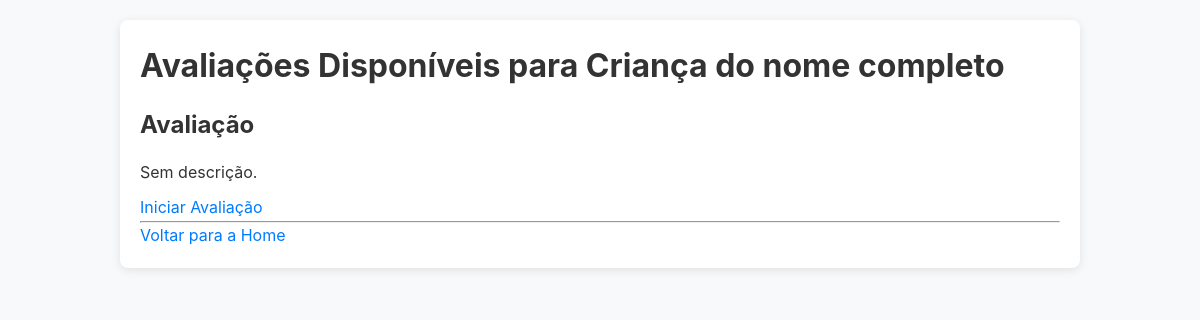
/assessments/ (signed in), run on the app's committed database.
### core/models.py (models this page shows, shortened)
class Profile(models.Model):
    user = models.ForeignKey(User, on_delete=models.CASCADE, related_name='profiles')
    name = models.CharField(max_length=255, verbose_name="Nome Completo")
    GRAU_AUTISMO_CHOICES = [
        ('1', 'Nível 1 - Leve'),
        ('2', 'Nível 2 - Moderado'),
        ('3', 'Nível 3 - Severo'),
    ]
    data_nascimento = models.DateField(verbose_name="Data de Nascimento")
    grau_autismo = models.CharField(
        max_length=1,
        choices=GRAU_AUTISMO_CHOICES,
        verbose_name="Grau de Autismo"
    )
    tem_laudo = models.BooleanField(default=False, verbose_name="Possui laudo médico?")
    is_active = models.BooleanField(default=True, verbose_name="Está ativo?")
    created_at = models.DateTimeField(auto_now_add=True)
    class Meta:
        unique_together = ('user', 'name')

class Assessment(models.Model):
    title = models.CharField(max_length=200, verbose_name="Título")
    description = models.TextField(blank=True, null=True, verbose_name="Descrição")

### core/views.py (the view)
    def _wrapped_view(request, *args, **kwargs):
        if 'selected_profile_id' not in request.session:
            return redirect('profile_select')
        return view_func(request, *args, **kwargs)

### core/views.py (called while the page is built)
def profile_required(view_func):
    def _wrapped_view(request, *args, **kwargs):
        if 'selected_profile_id' not in request.session:
            return redirect('profile_select')
        return view_func(request, *args, **kwargs)
    return _wrapped_view

@login_required
@profile_required
def assessment_list(request):
    assessments = Assessment.objects.all()
    profile = Profile.objects.get(id=request.session['selected_profile_id'])
    return render(request, 'core/assessment_list.html', {'assessments': assessments, 'profile': profile})

### core/templates/core/assessment_list.html
{% extends "core/base.html" %}
{% block content %}
  <h1>Avaliações Disponíveis para {{ profile.name }}</h1>
  {% for assessment in assessments %}
    <div>
      <h2>{{ assessment.title }}</h2>
      <p>{{ assessment.description|default:"Sem descrição." }}</p>
      <a href="{% url 'take_assessment' assessment.id %}">Iniciar Avaliação</a>
    </div>
    <hr>
  {% empty %}
    <p>Nenhuma avaliação disponível no momento.</p>
  {% endfor %}
  <a href="{% url 'home' %}">Voltar para a Home</a>
{% endblock %}

### static/css/style.css (style rules this page uses)
:root { --cor-primaria: #007bff; --cor-primaria-hover: #0056b3; --cor-texto: #333; --cor-fundo: #f8f9fa; --cor-branco: #ffffff; --cor-borda: #dee2e6; --cor-perigo: #dc3545; }
* { box-sizing: border-box; margin: 0; padding: 0; }
body { font-family: -apple-system, BlinkMacSystemFont, "Segoe UI", Roboto, "Helvetica Neue", Arial, sans-serif; background-color: var(--cor-fundo); color: var(--cor-texto); line-height: 1.6; }
h1, h2, h3 { margin-bottom: 15px; color: var(--cor-texto); }
p { margin-bottom: 10px; }
a { color: var(--cor-primaria); text-decoration: none; }

### data on the page
Profile: name "Criança do nome completo"
Assessment: title "Avaliação", description "Sem descrição."
